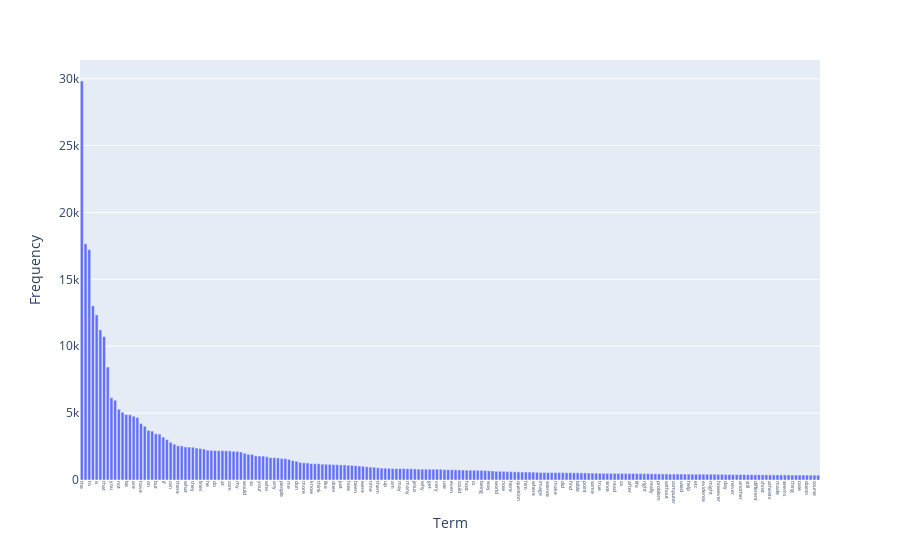

Here is the notebook cell this chart was saved with:
### Markdown cell above
#### Exercise 14 (take home)
使用`df.nlargest()`找出前 100 個高頻詞匯呈現

### Code cell
# Answer here

# buid a dataframe include terms and its frequencies
df_all = pd.DataFrame(
    {"term": count_vect.get_feature_names_out(), "frequency": term_frequencies}
)

# find top 100 high-frequency words
selected_terms = df_all.nlargest(200, "frequency")

# plot
fig = px.bar(selected_terms, x="term", y="frequency")
fig.update_xaxes(tickangle=90, tickfont=dict(size=5))
fig.update_layout(xaxis_title="Term", yaxis_title="Frequency")
fig.show()

### Figure 1 — Plotly figure (JSON) as saved in the notebook; plotly's stock layout.template omitted (floating-point values rounded to 4 significant figures; data arrays with more than 128 entries replaced by an {"elided": "..."} marker saying what was removed)
{"data": [{"alignmentgroup": "True", "hovertemplate": "term=%{x}<br>frequency=%{y}<extra></extra>", "legendgroup": "", "marker": {"color": "#636efa", "pattern": {"shape": ""}}, "name": "", "offsetgroup": "", "orientation": "v", "showlegend": false, "textposition": "auto", "type": "bar", "x": {"elided": "200 str values"}, "xaxis": "x", "y": {"elided": "200 int values"}, "yaxis": "y"}], "layout": {"barmode": "relative", "legend": {"tracegroupgap": 0}, "margin": {"t": 60}, "xaxis": {"anchor": "y", "domain": [0, 1], "tickangle": 90, "tickfont": {"size": 5}, "title": {"text": "Term"}}, "yaxis": {"anchor": "x", "domain": [0, 1], "title": {"text": "Frequency"}}}}
